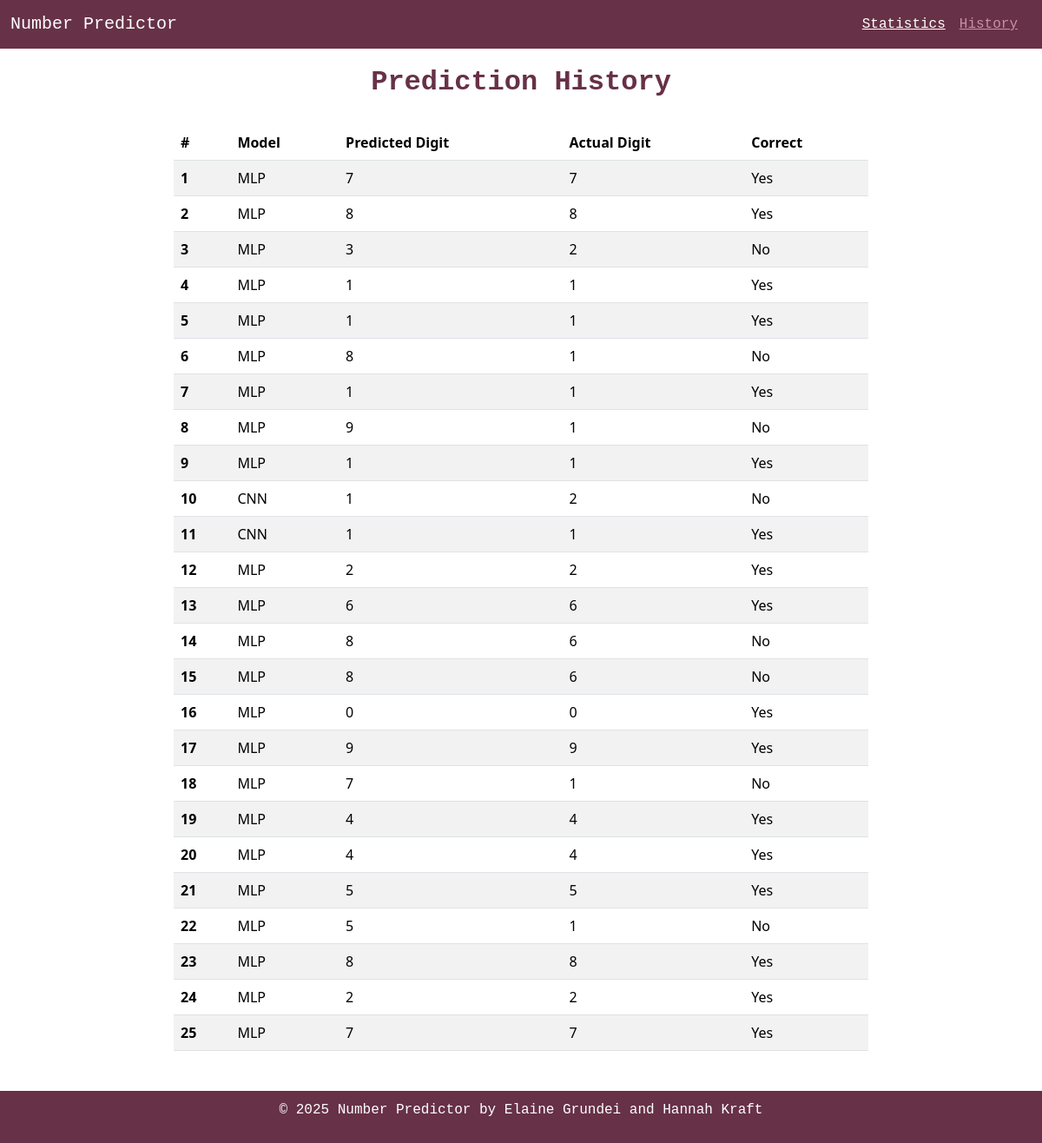
Before: /history with the older database file.
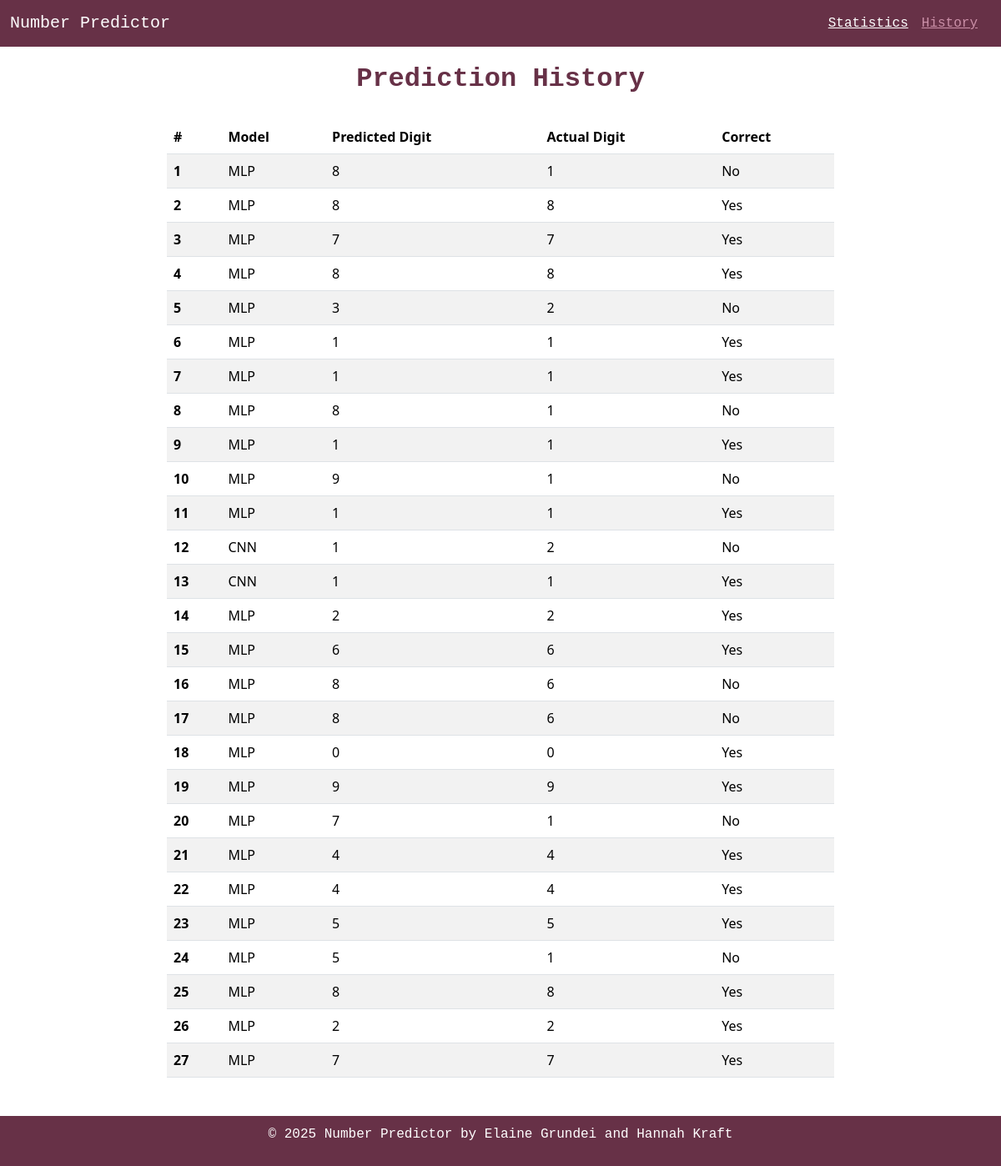
After: the same page with the newer database file.
### tables this page shows
CREATE TABLE cnn_results (
            id INTEGER PRIMARY KEY AUTOINCREMENT,
            timestamp TEXT,
            model_name TEXT,
            input_data TEXT,
            predicted_label TEXT,
            true_label TEXT,
            correct INTEGER,
            confidence REAL
        );

### main.py (the view)
@app.route("/history")
def history():
    results = fetch_all()
    history_list = []
    for row in results:
        entry = {
            "model_name": row[2],  # model_name
            "predicted": row[4],  # predicted_label
            "actual": row[5],     # true_label
            "correct": row[6],    # correct (1/0)
            "confidence": row[7]  # optional
        }
        history_list.append(entry)
    return render_template("history.html", history=history_list)

### database_operations.py (called while the page is built)
def connect():
    conn = sqlite3.connect(DB_PATH)
    return conn

def fetch_all():
    conn = connect()
    cursor = conn.cursor()
    cursor.execute("SELECT * FROM cnn_results ORDER BY id DESC")
    results = cursor.fetchall()
    conn.close()
    return results

### templates/history.html (shortened to what this page needs)
<!DOCTYPE html>
<html lang="en">
<head>
    <link href="https://cdn.jsdelivr.net/npm/bootstrap@5.3.2/dist/css/bootstrap.min.css" rel="stylesheet">
    <link rel="stylesheet" href="{{ url_for('static', filename='styles.css') }}">
</head>
<body>
<div class="page-wrapper">
<nav class="navbar navbar-expand-md navbar-dark">
  <div class="container-fluid">
  <a class="navbar-brand" href="/">Number Predictor</a>
    <div class="collapse navbar-collapse" id="myNavbar">
        <ul class="navbar-nav ms-auto">
            <li><a class="nav-item me-3" href="statistics">Statistics</a></li>
            <li><a id="active" class="nav-item me-3" href="history">History</a></li>
        </ul>
    </div>
  </div>
</nav>
<div class="content">
    <h2 style="text-align: center; margin-top: 20px; font-family: 'Courier New', Courier, monospace; color: #673147; font-weight: bold"><b>Prediction History</b></h2>
    <div class="history-container" style="margin-top: 30px; max-width: 800px; margin-left: auto; margin-right: auto;">
        {% if history %}
            <table class="table table-striped">
                <thead>
                    <tr>
                        <th scope="col">#</th>
                        <th scope="col">Model</th>
                        <th scope="col">Predicted Digit</th>
                        <th scope="col">Actual Digit</th>
                        <th scope="col">Correct</th>
                    </tr>
                </thead>
                <tbody>
                    {% for entry in history %}
                    <tr>
                        <th scope="row">{{ loop.index }}</th>
                        <td>{{entry.model_name}}</td>
                        <td>{{ entry.predicted }}</td>
                        <td>{{ entry.actual }}</td>
                        <td>{% if entry.correct %}Yes{% else %}No{% endif %}</td>
                    </tr>
                    {% endfor %}
                </tbody>
            </table>
        {% else %}
            <p style="text-align: center; font-size: 18px;">No prediction history available.</p>
        {% endif %}
    </div>
</div>
<div class="footer" style="text-align: center; margin-top: 30px;">
        <footer><p>&copy; 2025 Number Predictor by Elaine Grundei and Hannah Kraft</p></footer>
</div>
</div>
</body>
</html>

### static/styles.css (style rules this page uses)
.navbar { background-color: #673147; font-family: 'Courier New', Courier, monospace; color: white; }
.navbar-brand { font-family: 'Courier New', Courier, monospace; color: white; }
.nav-item { font-family: 'Courier New', Courier, monospace; color: white; }
li { font-family: Free Mono, monospace; color: white; }
.footer { font-family: Free Mono, monospace; background-color: #673147; color: white; text-align: center; padding: 10px; }
html, body { height: 100%; margin: 0; }
.page-wrapper { display: flex; flex-direction: column; min-height: 100vh; }
#active { font-family: 'Courier New', Courier, monospace; color: #CB90A8; }

Changed rows visible on the page:
added cnn_results: model_name "MLP", predicted "8", actual "1", correct "No"
added cnn_results: model_name "MLP", predicted "8", actual "8", correct "Yes"
